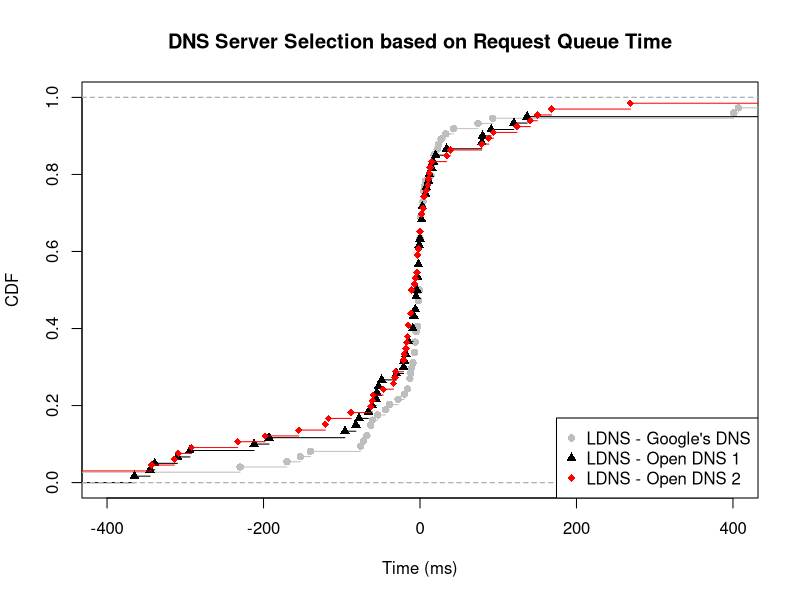

Reproduce this figure in R.
ldns_google <- c(-2, -63, 1, 14, -44, -16, 0, -806, 0, 0, 24, -1, -230, -9, -170, 27, -63, -140, 5, 5, 74, 0, -2, -7, 401, 18, 1, -6, 776, -39, -28, -68, -11, -2, 1, 0, -7, 0, 15, 0, -76, -12, 0, -153, 43, 1, -20, -6, -2, 0, -54, -13, -3, -72, 3, -61, -2, 407, 15, -5, 22, 795, 93, 18, -5, 7, -1, 4, -13, 0, 33, 6, -515, 3)

ldns_03 <- c(-193, -3, -49, 91, -30, 7, 7, -339, -82, -96, -61, -56, 34, 12, -18, -2, 80, 443, 2, 920, 79, -20, -55, 2, 11, -365, 20, -1, 2, 17, 0, -78, -345, 8, -15, -8, -6, -15, -8, -1, 485, -53, -2, -66, 3, -294, -1, -212, 15, -4, -21, 3, -3, -5, -5, -9, -9, 120, -310, 137)

ldns_222 <- c(150, -885, -3, 15, -34, 79, 2, -20, -885, -60, 4, -12, -2, -233, 124, -21, -88, 12, 5, 11, 0, -31, 34, -3, 269, 570, -7, 2, -121, -3, -198, -18, -17, -12, -15, -309, 0, -6, -47, -63, -16, -11, -117, 8, -15, -4, 10, 5, -11, -61, 94, -292, 13, -314, -32, 2, 88, 0, -21, 141, 39, 168, -11, -11, -343, -155)

ldns_google_val = ecdf(ldns_google)
ldns_03_val = ecdf(ldns_03)
ldns_222_val = ecdf(ldns_222)

plot(ldns_google_val, lty=1, col="grey", pch = 16, xlab="Time (ms)", ylab="CDF", main="DNS Server Selection based on Request Queue Time", xlim=c(-400, 400))
lines(ldns_03_val, pch = 17, col = "black")
lines(ldns_222_val, pch = 18, col = "red")

legend("bottomright",  pch = c(16, 17, 18), legend=c("LDNS - Google's DNS", "LDNS - Open DNS 1", "LDNS - Open DNS 2"), col=c("grey", "black", "red"))
